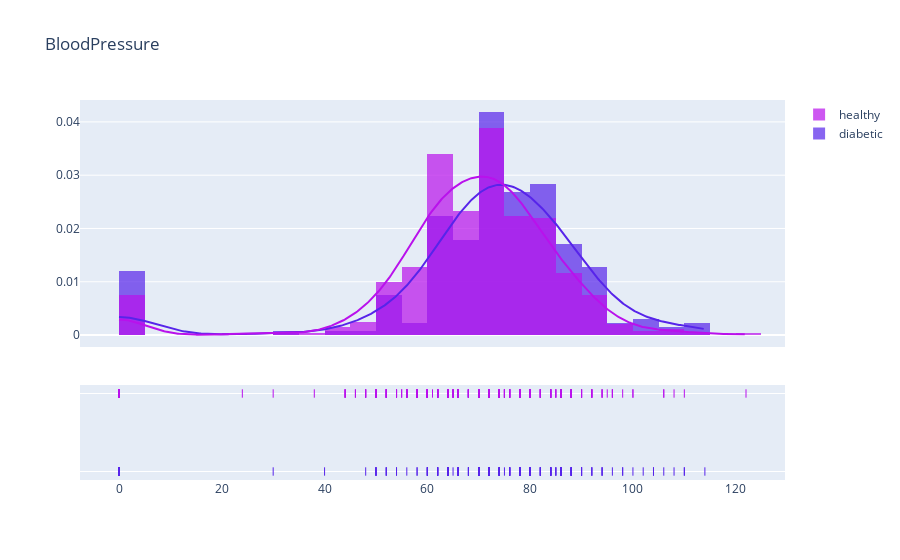

The code cell stored with this chart in its notebook:
### Markdown cell above
## BloodPressure Analysis

### Code cell
cols = "BloodPressure"
trace0 = go.Box(
    name = cols,
    y = df[cols]
)

Diabetic = df[(df['Outcome'] != 0)]
Healthy = df[(df['Outcome'] == 0)]

tmp1 = Diabetic[cols]

tmp2 = Healthy[cols]
hist_data = [tmp1, tmp2]
    
group_labels = ['diabetic', 'healthy']
colors = random_colors(2)

fig = ff.create_distplot(hist_data, group_labels, colors = colors, show_hist = True, bin_size = 0, curve_type='kde')
    
fig['layout'].update(title = cols)

py.iplot(fig, filename = 'Density plot')

### Figure 1 — Plotly figure (JSON) as saved in the notebook; plotly's stock layout.template omitted (floating-point values rounded to 4 significant figures; data arrays with more than 128 entries replaced by an {"elided": "..."} marker saying what was removed)
{"data": [{"autobinx": false, "histnorm": "probability density", "legendgroup": "diabetic", "marker": {"color": "#5724EA"}, "name": "diabetic", "opacity": 0.7, "type": "histogram", "x": {"elided": "268 float values"}, "xaxis": "x", "xbins": {"end": 114.0, "size": 0, "start": 0.0}, "yaxis": "y"}, {"autobinx": false, "histnorm": "probability density", "legendgroup": "healthy", "marker": {"color": "#B911EC"}, "name": "healthy", "opacity": 0.7, "type": "histogram", "x": {"elided": "500 float values"}, "xaxis": "x", "xbins": {"end": 122.0, "size": 0, "start": 0.0}, "yaxis": "y"}, {"legendgroup": "diabetic", "marker": {"color": "#5724EA"}, "mode": "lines", "name": "diabetic", "showlegend": false, "type": "scatter", "x": {"elided": "500 float values"}, "xaxis": "x", "y": {"elided": "500 float values"}, "yaxis": "y"}, {"legendgroup": "healthy", "marker": {"color": "#B911EC"}, "mode": "lines", "name": "healthy", "showlegend": false, "type": "scatter", "x": {"elided": "500 float values"}, "xaxis": "x", "y": {"elided": "500 float values"}, "yaxis": "y"}, {"legendgroup": "diabetic", "marker": {"color": "#5724EA", "symbol": "line-ns-open"}, "mode": "markers", "name": "diabetic", "showlegend": false, "type": "scatter", "x": {"elided": "268 float values"}, "xaxis": "x", "y": {"elided": "268 str values"}, "yaxis": "y2"}, {"legendgroup": "healthy", "marker": {"color": "#B911EC", "symbol": "line-ns-open"}, "mode": "markers", "name": "healthy", "showlegend": false, "type": "scatter", "x": {"elided": "500 float values"}, "xaxis": "x", "y": {"elided": "500 str values"}, "yaxis": "y2"}], "layout": {"barmode": "overlay", "hovermode": "closest", "legend": {"traceorder": "reversed"}, "title": {"text": "BloodPressure"}, "xaxis": {"anchor": "y2", "domain": [0.0, 1.0], "zeroline": false}, "yaxis": {"anchor": "free", "domain": [0.35, 1], "position": 0.0}, "yaxis2": {"anchor": "x", "domain": [0, 0.25], "dtick": 1, "showticklabels": false}}}
